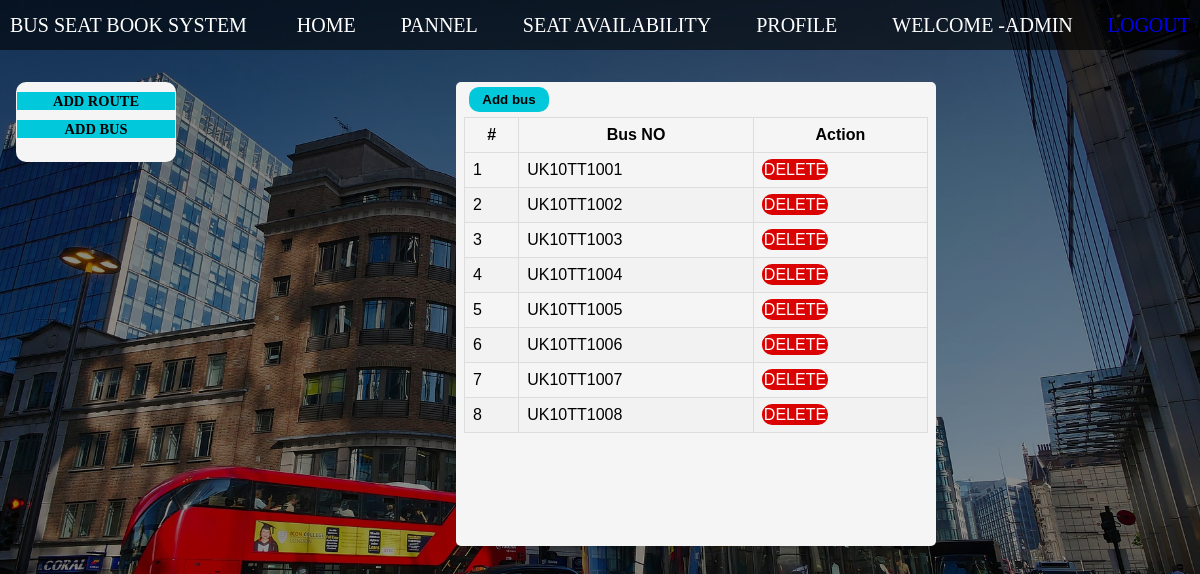
The app's page /bus.php (signed in) with its own data.
### tables this page shows
CREATE TABLE `buses` (
  `id` int(100) NOT NULL,
  `bus_no` varchar(255) NOT NULL,
  `bus_assigned` tinyint(1) NOT NULL DEFAULT 0,
  `bus_created` datetime NOT NULL DEFAULT current_timestamp()
);

### bus.php (the view, shortened to what this page needs)
<!DOCTYPE html>
<html lang="en">
<head>
  <link rel="stylesheet" href="./css/style.css">
</head>
<body>
  <?php require  "partials/_navbaradmin.php"; ?>
  <?php
  if (strlen($_SESSION['Adminname']) == 0) {
    header("location:admin.php");
  } else
  {
  ?>
    <section class="seat-container">
      <div class="left-side-container">
        <div class="page-box">
          <ul>
            <li><a href="pannel.php">ADD ROUTE</a> </li>
            <li><a href="bus.php">ADD BUS</a> </li>
          </ul>
        </div>
      </div>
      <div class="right-side-container">
        <div class="pannel-buses-container">
          <div class="pannel-buses-result">
            <div class="add-bus-box">
              <button id="add" onclick="show()" class="addBtn">Add bus</button>
              <table class="buses-route-list">
                <thead class="pannel-title-bar">
                  <th class="buses-span-box">#</th>
                  <th class="buses-span-box">Bus NO</th>
                  <th class="buses-span-box" colspan="2">Action</th>
                </thead>
                <?php
                $sql = "SELECT * FROM `buses` ";
                $result = mysqli_query($conn, $sql);
                $num=0;
                while ($row = mysqli_fetch_assoc($result)) {
                  $bus_no = $row["bus_no"];
                  $id = $row["id"];
                  $num++;
                ?>
                  <tr>
                    <td class="buses-span-box"><?php echo $num?></td>
                    <td class="buses-span-box"><?php echo $bus_no ?></td>
                    <td class="buses-span-box"><a href="busdelete.php?id=<?php echo $id ?>" class="delete_btn" onclick="return checkDelete()">DELETE</a></td>
                  </tr>
                <?php } ?>
              </table>
            </div>
          </div>
        </div>
    </section>
</body>
</html>
<?php } ?>

### css/style.css (style rules this page uses)
* { box-sizing: border-box; margin: 0px; padding: 0px; }
body { overflow-x: hidden; }
a { text-decoration: none; }
body { background: linear-gradient(rgba(0, 0, 0, 0.507),rgba(0, 0, 0, 0.374)), url('../image/newbus.jpg') no-repeat center center fixed; background-size: cover; }
.seat-container { display: flex; margin: 1rem; }
.left-side-container { display: flex; align-items: center; width: 15rem; height: 15rem; flex-direction: column; }
.right-side-container { margin-top: 1rem; width: 69rem; height: 38rem; }
.page-box { background-color: whitesmoke; height: 5rem; width: 10rem; display: flex; align-items: center; flex-direction: column; margin-top: 16px; border-radius: 10px; }
.page-box ul li { list-style: none; margin: 10px; width: 9.9rem; text-align: center; background-color: #02c8db; }
.page-box ul li a { text-decoration: none; width: 8rem; padding-left: 2rem; padding-right: 2rem; color: black; font-weight: bold; font-size: 0.9rem; }
.pannel-buses-container { width: 65rem; display: flex; justify-content: center; }
.pannel-buses-result { background-color: whitesmoke; height: 29rem; width: 30rem; border-radius: 5px; display: flex; justify-content: center; }
.buses-route-list { font-family: Arial, Helvetica, sans-serif; border-collapse: collapse; width: 29rem; }
.buses-route-list th, .buses-route-list td { border: 1px solid #ddd; padding: 8px; }
.buses-route-list tr:nth-child(even) { background-color: #f2f2f2; }
.addBtn { padding: 5px; margin: 5px; width: 5rem; background-color: #02c8db; border: none; border-radius: 10px; font-weight: bold; }
.delete_btn { padding: 2px; width: 3.9rem; background-color: #db0202; border: none; border-radius: 10px; color: white; }

### records on screen
buses: bus_no "UK10TT1001"
buses: bus_no "UK10TT1002"
buses: bus_no "UK10TT1003"
buses: bus_no "UK10TT1004"
buses: bus_no "UK10TT1005"
buses: bus_no "UK10TT1006"
buses: bus_no "UK10TT1007"
buses: bus_no "UK10TT1008"

### other values on screen
$_SESSION["Adminname"] "ADMIN"
